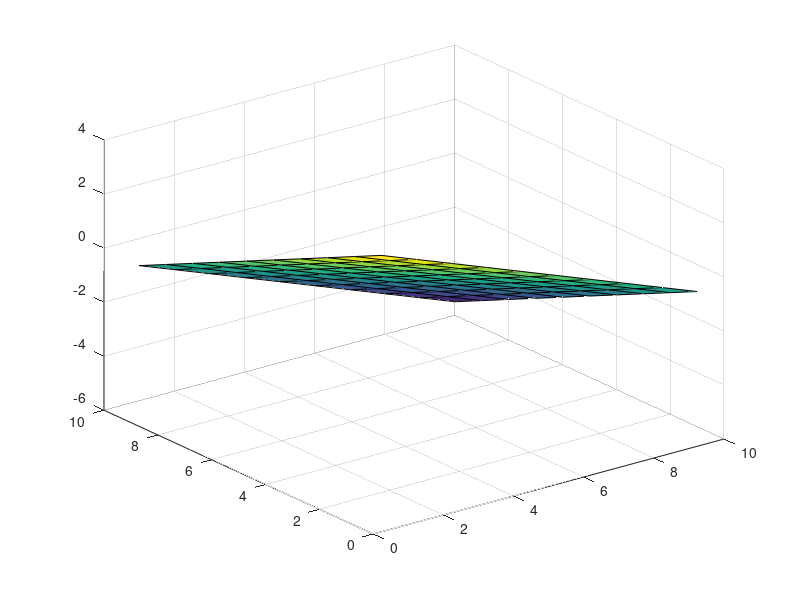

The MATLAB script that drew this image:
point = [1,2,3];
normal = [1,1,2];

%# a plane is a*x+b*y+c*z+d=0
%# [a,b,c] is the normal. Thus, we have to calculate
%# d and we're set
d = -point*normal'; %'# dot product for less typing

%# create x,y
[xx,yy]=ndgrid(1:10,1:10);

%# calculate corresponding z
z = (-normal(1)*xx - normal(2)*yy - d)/normal(3);

%# plot the surface
figure
surf(xx,yy,z)